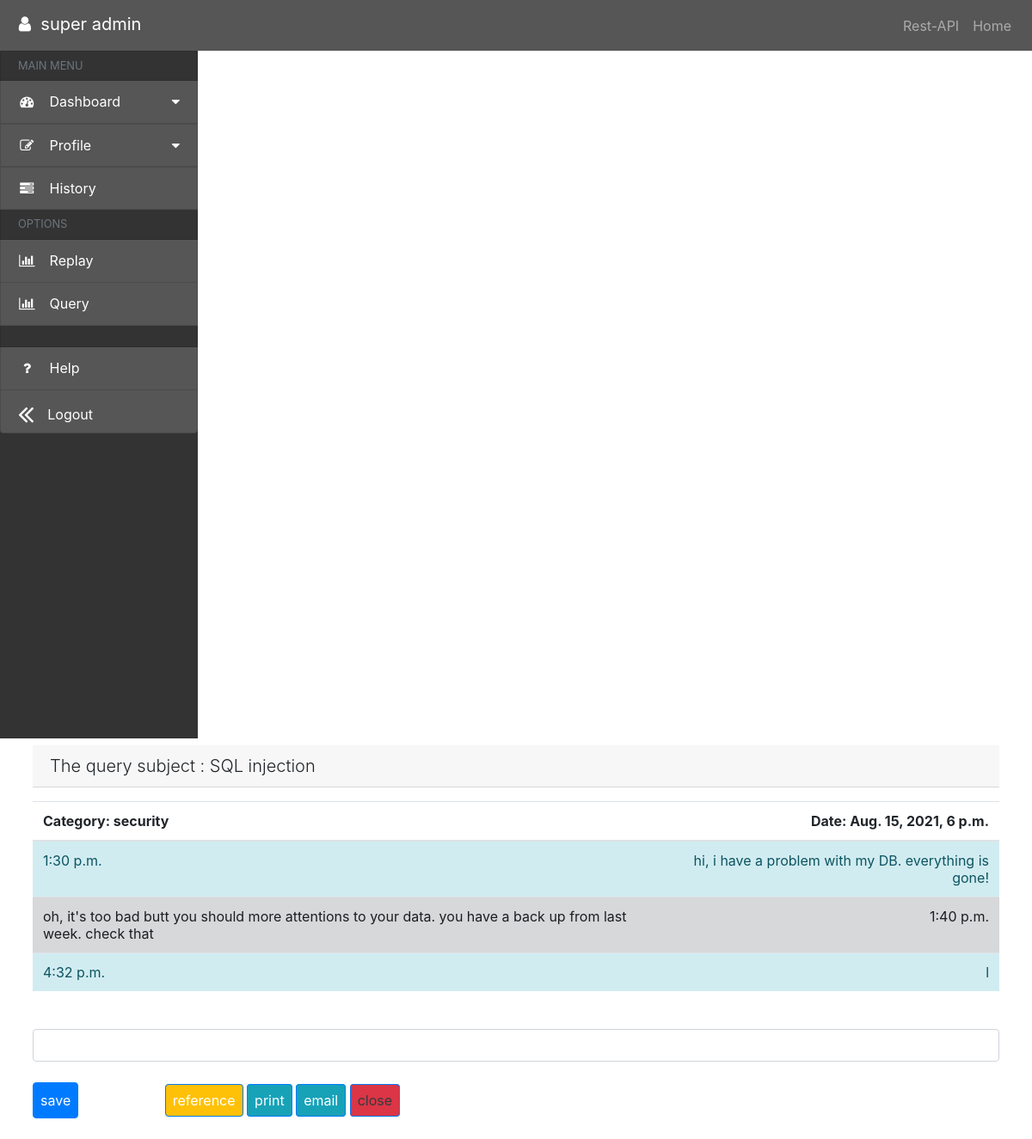
/ticket/detail/2 (signed in), run on the app's committed database.
### ticket/models.py (models this page shows, shortened)
class Query(models.Model):
    subject = models.CharField(max_length=30, blank=False, verbose_name='موضوع تیکت')
    message = models.CharField(max_length=500, blank=False, verbose_name='متن تیکت')
    status = models.CharField(max_length=20, choices=enums.TicketStatuses.choices,
                              default=enums.TicketStatuses.CREATED, verbose_name='وضعیت تیکت')
    is_active = models.BooleanField(default=True, verbose_name='فعال است؟')
    create_info = models.DateTimeField(auto_now_add=True, verbose_name='تاریخ ثبت')
    slug = models.SlugField(max_length=50, unique=True, editable=False)
    user_related = models.ForeignKey('auth.User', on_delete=models.PROTECT, verbose_name='رابطه با کاربران', null=True,
                                     blank=True)
    category_related = models.ForeignKey('ticket.Category', on_delete=models.PROTECT, verbose_name='رابطه با کتگوری',
                                         null=True,
                                         blank=True)
    operator_related = models.CharField(max_length=20, default=0, verbose_name='ادمین این تیکت')
    history = HistoricalRecords()

class Category(models.Model):
    category_name = models.CharField(max_length=100, blank=False, unique=True, verbose_name='دسته بندی تیکت')
    slug = models.SlugField(max_length=50, unique=True, editable=False)
    history = HistoricalRecords()
    def __str__(self):
        return self.category_name

class Replay(models.Model):
    replay_message = models.CharField(max_length=500, blank=False, verbose_name='پاسخ تیکت')
    create_info = models.DateTimeField(auto_now_add=True, verbose_name='تاریخ ثبت')
    query_related = models.ForeignKey('ticket.Query', on_delete=models.CASCADE, verbose_name='کلید جواب برای سوال',
                                      null=True,
                                      blank=True)
    operator_related = models.ForeignKey('auth.User', on_delete=models.PROTECT, verbose_name='کلید شخص برای سوال',
                                         null=True,
                                         blank=True)
    history = HistoricalRecords()

### ticket/views.py (the view, shortened to what this page needs)
# urls.py: path('detail/<str:pk>', views.DetailQueryReplay.as_view(), name='detail-query'),
class DetailQueryReplay(LoginRequiredMixin, FormMixin, DetailView):
    model = models.Query
    template_name = 'ticket/detail-query.html'
    form_class = CreateReplayForm
    success_message = "done successfully"
    success_url = reverse_lazy('ticket:view-ticket')
    def get_context_data(self, **kwargs):
        context = super(DetailQueryReplay, self).get_context_data(**kwargs)
        context['form'] = CreateReplayForm(initial={'post': self.object})
        return context

### ticket/forms.py
class CreateReplayForm(forms.ModelForm):
    class Meta:
        model = models.Replay
        fields = ('replay_message',
                  )
    widgets = {
        'replay_message': forms.TextInput,
    }

### ticket/templates/ticket/detail-query.html (shortened to what this page needs)
{% extends 'dashboard/base.html' %}
{% load widget_tweaks %}
{% block base_content %}
    <div class="container">
        <div class="row">
            <div class="col p-2">
                <h5 class="card-header font-weight-light text-left">The query subject : {{ query.subject }}
                    </div>
            </div>
            <div class="row">
                <div class="col p-2">
                    <table class="table table-striped">
                        <thead>
                        <tr>
                            <th scope="col">Category: {{ query.category_related }}</th>
                            <th class="text-right" scope="col">Date: {{ query.create_info }}</th>
                        </tr>
                        </thead>
                        <tbody>
                        <td class="text-left alert-info">{{ query.create_info.time }}</td>
                        <td class="text-right alert-info">{{ query.message }}</td>
                        <tr>
                            {% for item in object.replay_set.all %}
                                {% if user.pk == item.operator_related.pk %}
                                    <td class="text-left alert-info">{{ item.create_info.time }}</td>
                                    <td class="text-right alert-info">{{ item.replay_message }}</td>
                                {% else %}
                                    <td class="text-left alert-dark">{{ item.replay_message }}</td>
                                    <td class="text-right alert-dark">{{ item.create_info.time }}</td>
                                {% endif %}
                                </tr>
                            {% endfor %}
                        </tbody>
                    </table>
                    <form method="post">
                        {% csrf_token %}<br>
                        {{ form.replay_message|add_class:'form-control form-text' }}<br>
                        <button id="send-form" class="d-inline p-2 bg-primary text-white mr-5 btn btn-primary "
                                name="submit">save
                        </button>
                        {% if user.is_staff %}
                            <a href="{% url 'ticket:edit-query' object.pk %}" id="" class="d-inline p-2 bg-primary text-white btn btn-primary ml-5 bg-warning
                                 ">reference</a>
                            <a href="{% url 'ticket:edit-query' object.pk %}" id=""
                               class="d-inline p-2 bg-primary text-white btn btn-primary bg-info ">print</a>
                            <a href="{% url 'ticket:edit-query' object.pk %}" id=""
                               class="d-inline p-2 bg-primary text-white btn btn-primary   bg-info">email</a>
                            <a href="{% url 'ticket:close-query' object.pk %}" id=""
                               class="d-inline p-2 bg-primary text-dark btn btn-primary bg-danger ">close</a>
                        {% endif %}
                    </form>
                </div>
            </div>
        </div>
    </div>
{% endblock %}

### dashboard/templates/dashboard/base.html (shortened to what this page needs)
{% load widget_tweaks %}
{% load static %}
<html>
<head>
    <link rel="stylesheet" href="https://maxcdn.bootstrapcdn.com/font-awesome/4.3.0/css/font-awesome.min.css"/>
    <link rel="stylesheet" href="{% static 'base/css/font-awesome.min.css' %}"/>
    <link rel='stylesheet' href="{% static 'base/css/bootstrap.min.css' %}"/>
    <link rel='stylesheet' href="{% static 'base/css/style.css' %}"/>
</head>
<body>
{% block navbar_menu %}
    <nav class="navbar navbar-expand-md navbar-dark bg-dark">
        <a class="navbar-brand" href="{% url 'dashboard:dashboard' %}">
            {% if  user.is_authenticated %}
                     <h4 class="fa fa-user fa-fw "></h4>
            {% endif %}
            {% if user.is_authenticated %}
                <span class="menu-collapsed"> {{ request.user.get_full_name }}</span>
            {% endif %}
        </a>
        <div class="collapse navbar-collapse" id="navbarNavDropdown">
            <ul class="navbar-nav ml-auto">
                {% if user.is_superuser %}
                    <li class="nav-item">
                        <a class="nav-link" href="{% url 'query-api' %}">Rest-API</a>
                    </li>
                {% endif %}
                <li class="nav-item">
                    <a class="nav-link" href="{% url 'dashboard:dashboard' %}">Home</a>
                </li>
            </ul>
        </div>
    </nav>
    <div class="row" id="body-row">
    <div id="sidebar-container" class="sidebar-expanded d-none d-md-block">
        <ul class="list-group">
            <li class="list-group-item sidebar-separator-title text-muted d-flex align-items-center menu-collapsed">
                <small>MAIN MENU</small>
            </li>
            <a href="#submenu1" data-toggle="collapse" aria-expanded="false"
               class="bg-dark list-group-item list-group-item-action flex-column align-items-start">
                <div class="d-flex w-100 justify-content-start align-items-center">
                    <span class="fa fa-dashboard fa-fw mr-3"></span>
                    <span class="menu-collapsed">Dashboard</span>
                    <span class="submenu-icon ml-auto"></span>
                </div>
            </a>
            <a href="#submenu2" data-toggle="collapse" aria-expanded="false"
               class="bg-dark list-group-item list-group-item-action flex-column align-items-start">
                <div class="d-flex w-100 justify-content-start align-items-center">
                    <span class="fa fa-edit fa-fw mr-3"></span>
                    <span class="menu-collapsed ">Profile</span>
                    <span class="submenu-icon ml-auto"></span>
                </div>
            </a>
            {% if user.is_staff %}
                <a href="{% url 'ticket:list-history-operator' %}"
                   class="bg-dark list-group-item list-group-item-action">
                    <div class="d-flex w-100 justify-content-start align-items-center">
                        <span class="fa fa-tasks fa-fw mr-3"></span>
                        <span class="menu-collapsed">History</span>
                    </div>
                </a> {% endif %}
            {% if user.is_superuser %}
                <li class="list-group-item sidebar-separator-title text-muted d-flex align-items-center menu-collapsed">
                    <small>OPTIONS</small>
                </li>
                <a href="{% url 'ticket:list-history-replay' %}" class="bg-dark list-group-item list-group-item-action">
                    <div class="d-flex w-100 justify-content-start align-items-center">
                        <span class="fa fa-bar-chart fa-fw mr-3"></span>
                        <span class="menu-collapsed">Replay</span>
                    </div>
                </a>
                <a href="{% url 'ticket:list-history-query' %}" class="bg-dark list-group-item list-group-item-action">
                    <div class="d-flex w-100 justify-content-start align-items-center">
                        <span class="fa fa-bar-chart fa-fw mr-3"></span>
                        <span class="menu-collapsed">Query </span>
                    </div>
                </a>
            {% endif %}
            <li class="list-group-item sidebar-separator menu-collapsed"></li>
            <a href="#" class="bg-dark list-group-item list-group-item-action">
                <div class="d-flex w-100 justify-content-start align-items-center">
                    <span class="fa fa-question fa-fw mr-3"></span>
                    <span class="menu-collapsed">Help</span>
                </div>
            </a>
            {% if  user.is_authenticated %}
                <a href="{% url 'user:logout-user' %}" class="bg-dark list-group-item list-group-item-action"
                   class="bg-dark list-group-item list-group-item-action d-flex align-items-center">
                    <div class="d-flex w-100 justify-content-start align-items-center">
                        <span id="collapse-icon" class="fa fa-2x mr-3"></span>
                        <span id="collapse-text" class="menu-collapsed">Logout</span>
                    </div>
                </a>
            {% endif %}
        </ul>
    </div>
{% endblock %}
{% block base_content %}
{% endblock %}
</body>
</html>

### dashboard/static/base/css/style.css (style rules this page uses)
#body-row { margin-left: 0; margin-right: 0; }
#sidebar-container { min-height: 100vh; background-color: #333; padding: 0; }
.sidebar-expanded { width: 230px; }
#sidebar-container .list-group a { height: 50px; color: white; }
.sidebar-separator-title { background-color: #333; height: 35px; }
.sidebar-separator { background-color: #333; height: 25px; }
#sidebar-container .list-group .list-group-item[aria-expanded="false"] .submenu-icon::after { content: " \f0d7"; font-family: FontAwesome; display: inline; text-align: right; padding-left: 10px; }

### data on the page
Query: subject "SQL injection", category_related "security", create_info "Aug. 15, 2021, 6 p.m.", create_info.time "1:30 p.m.", message "hi, i have a problem with my DB. everything is gone!"
Replay: replay_message "oh, it's too bad butt you should more attentions to your data. you have a back up from last week. check that", create_info.time "1:40 p.m."
Replay: create_info.time "4:32 p.m.", replay_message "l"

### other printed values
{{ request.user.get_full_name }} "super admin"
